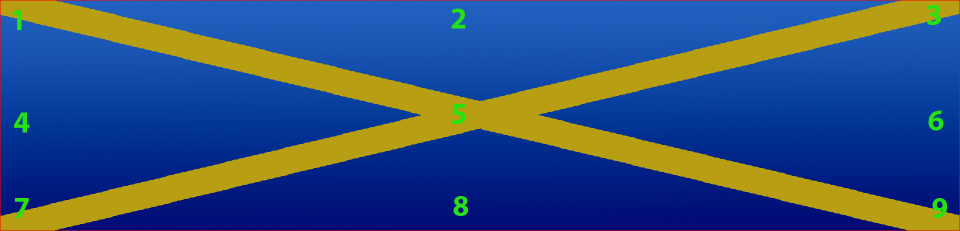
#> input picture test.jpg, 1920 x 462 px (shown at 1/2 size)
$ python fps_test.py
#> lines starting #> are read from the running program, lines starting #| are printed output that depends on the picture
"""Measure the maximum fullscreen JPEG frame rate of the MiraBox D92."""

from pathlib import Path
from time import perf_counter
from io import BytesIO

from PIL import Image
from d92_driver import D92Driver


IMAGE = Path(__file__).with_name("test.jpg")


def main() -> None:
    # Encode once: this test measures full-frame USB/HID throughput.
    image = Image.open(IMAGE).convert("RGB")
#> image is the input picture: PIL image 1920x462 RGB; mean R, G, B 50.7, 79.5, 122.1
    if image.size != (1920, 462):
        image = image.resize((1920, 462))
    image = image.transpose(Image.Transpose.ROTATE_270)
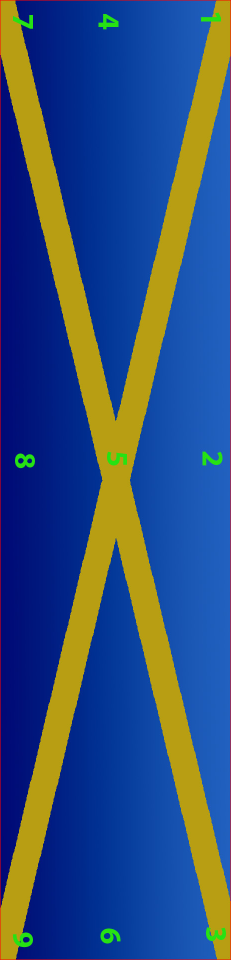
#> image: PIL image 462x1920 RGB (shown at 1/2 size); mean R, G, B 50.7, 79.5, 122.1
    output = BytesIO()
    image.save(output, format="JPEG", quality=95, subsampling=0)
    jpeg = output.getvalue()

    with D92Driver.open() as display:
        display.wake()
        display.clear()
        print(f"JPEG: {len(jpeg)} bytes")
        print("Sending full frames. Press Ctrl+C to stop.")
        frames = 0
        started = perf_counter()
        last_time = started
        last_frames = 0
        try:
            while True:
                display.send_jpeg(jpeg)
                frames += 1
                now = perf_counter()
                if now - last_time >= 1:
                    print(
                        f"FPS: {frames / (now - started):.2f} "
                        f"(interval: {(frames - last_frames) / (now - last_time):.2f})"
                    )
                    last_time = now
                    last_frames = frames
        except KeyboardInterrupt:
            elapsed = perf_counter() - started
            print(f"\nAverage FPS: {frames / elapsed:.2f}")


if __name__ == "__main__":
    main()
#> (the call stopped at in main, `with D92Driver.open() as display:`: d92_driver is not available in this run)
